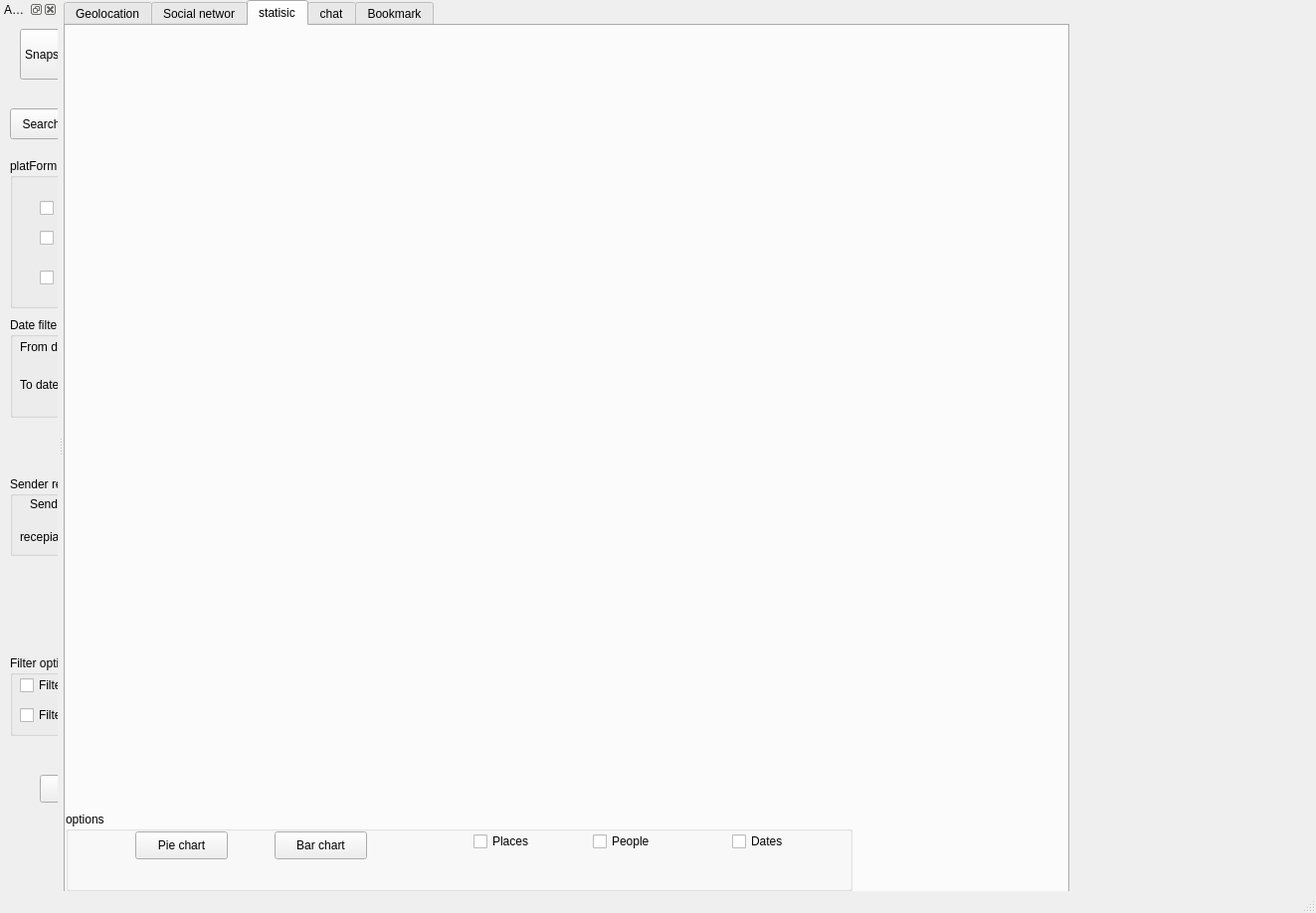
<?xml version="1.0" encoding="UTF-8"?>
<ui version="4.0">
 <class>MainWindow</class>
 <widget class="QMainWindow" name="MainWindow">
  <property name="geometry">
   <rect>
    <x>0</x>
    <y>0</y>
    <width>1323</width>
    <height>918</height>
   </rect>
  </property>
  <property name="windowTitle">
   <string>MainWindow</string>
  </property>
  <widget class="QWidget" name="centralwidget">
   <widget class="QTabWidget" name="tabWidgetBookMark">
    <property name="geometry">
     <rect>
      <x>0</x>
      <y>0</y>
      <width>1011</width>
      <height>931</height>
     </rect>
    </property>
    <property name="currentIndex">
     <number>2</number>
    </property>
    <widget class="QWidget" name="geoloctab">
     <attribute name="title">
      <string>Geolocation</string>
     </attribute>
    </widget>
    <widget class="QWidget" name="SocialNetworktab">
     <attribute name="title">
      <string>Social networ</string>
     </attribute>
     <widget class="QLabel" name="lbl_Visualization">
      <property name="geometry">
       <rect>
        <x>14</x>
        <y>20</y>
        <width>971</width>
        <height>711</height>
       </rect>
      </property>
      <property name="text">
       <string/>
      </property>
      <property name="pixmap">
       <pixmap>filename4.png</pixmap>
      </property>
      <property name="scaledContents">
       <bool>true</bool>
      </property>
     </widget>
     <widget class="QGroupBox" name="groupBox_7">
      <property name="geometry">
       <rect>
        <x>30</x>
        <y>780</y>
        <width>751</width>
        <height>80</height>
       </rect>
      </property>
      <property name="title">
       <string>Virtualization  Social Network</string>
      </property>
      <widget class="QPushButton" name="btn_Circular_Layout">
       <property name="geometry">
        <rect>
         <x>30</x>
         <y>30</y>
         <width>93</width>
         <height>28</height>
        </rect>
       </property>
       <property name="text">
        <string>Circular layout</string>
       </property>
      </widget>
      <widget class="QPushButton" name="btn_Planer_Layout">
       <property name="geometry">
        <rect>
         <x>130</x>
         <y>30</y>
         <width>93</width>
         <height>28</height>
        </rect>
       </property>
       <property name="text">
        <string>Planer layout</string>
       </property>
      </widget>
      <widget class="QPushButton" name="btn_Random_Layout">
       <property name="geometry">
        <rect>
         <x>230</x>
         <y>30</y>
         <width>93</width>
         <height>28</height>
        </rect>
       </property>
       <property name="text">
        <string>Random layout</string>
       </property>
      </widget>
      <widget class="QPushButton" name="btn_Special_Layout">
       <property name="geometry">
        <rect>
         <x>340</x>
         <y>30</y>
         <width>93</width>
         <height>28</height>
        </rect>
       </property>
       <property name="text">
        <string>Spectral layout</string>
       </property>
      </widget>
     </widget>
    </widget>
    <widget class="QWidget" name="statisictap">
     <attribute name="title">
      <string>statisic</string>
     </attribute>
     <widget class="QGroupBox" name="groupBox_4">
      <property name="geometry">
       <rect>
        <x>0</x>
        <y>790</y>
        <width>791</width>
        <height>80</height>
       </rect>
      </property>
      <property name="title">
       <string>options</string>
      </property>
      <widget class="QPushButton" name="btnPieChart">
       <property name="geometry">
        <rect>
         <x>70</x>
         <y>20</y>
         <width>93</width>
         <height>28</height>
        </rect>
       </property>
       <property name="text">
        <string>Pie chart</string>
       </property>
      </widget>
      <widget class="QPushButton" name="btnBarChart">
       <property name="geometry">
        <rect>
         <x>210</x>
         <y>20</y>
         <width>93</width>
         <height>28</height>
        </rect>
       </property>
       <property name="text">
        <string>Bar chart</string>
       </property>
      </widget>
      <widget class="QCheckBox" name="checkBox_places">
       <property name="geometry">
        <rect>
         <x>410</x>
         <y>20</y>
         <width>81</width>
         <height>20</height>
        </rect>
       </property>
       <property name="text">
        <string>Places</string>
       </property>
      </widget>
      <widget class="QCheckBox" name="checkBox_5">
       <property name="geometry">
        <rect>
         <x>530</x>
         <y>20</y>
         <width>81</width>
         <height>20</height>
        </rect>
       </property>
       <property name="text">
        <string>People</string>
       </property>
      </widget>
      <widget class="QCheckBox" name="checkBox_6">
       <property name="geometry">
        <rect>
         <x>670</x>
         <y>20</y>
         <width>81</width>
         <height>20</height>
        </rect>
       </property>
       <property name="text">
        <string>Dates</string>
       </property>
      </widget>
     </widget>
     <widget class="QLabel" name="lbl_statistic">
      <property name="geometry">
       <rect>
        <x>20</x>
        <y>20</y>
        <width>761</width>
        <height>751</height>
       </rect>
      </property>
      <property name="text">
       <string/>
      </property>
      <property name="pixmap">
       <pixmap>barchart.png</pixmap>
      </property>
      <property name="scaledContents">
       <bool>true</bool>
      </property>
     </widget>
    </widget>
    <widget class="QWidget" name="tab_tap">
     <attribute name="title">
      <string>chat</string>
     </attribute>
     <widget class="QLabel" name="label_5">
      <property name="geometry">
       <rect>
        <x>-20</x>
        <y>-10</y>
        <width>951</width>
        <height>841</height>
       </rect>
      </property>
      <property name="text">
       <string>TextLabel</string>
      </property>
     </widget>
     <widget class="QPlainTextEdit" name="plainTextEdit">
      <property name="geometry">
       <rect>
        <x>0</x>
        <y>10</y>
        <width>961</width>
        <height>851</height>
       </rect>
      </property>
     </widget>
    </widget>
    <widget class="QWidget" name="tab">
     <attribute name="title">
      <string>Bookmark</string>
     </attribute>
    </widget>
   </widget>
  </widget>
  <widget class="QStatusBar" name="statusbar"/>
  <widget class="QDockWidget" name="dockWidget_analysis">
   <property name="styleSheet">
    <string notr="true">q rgb(250, 235, 255)</string>
   </property>
   <property name="windowTitle">
    <string>Analysis bar</string>
   </property>
   <attribute name="dockWidgetArea">
    <number>1</number>
   </attribute>
   <widget class="QWidget" name="dockWidgetContents_2">
    <widget class="QGroupBox" name="groupBox_2">
     <property name="geometry">
      <rect>
       <x>10</x>
       <y>140</y>
       <width>211</width>
       <height>151</height>
      </rect>
     </property>
     <property name="title">
      <string>platForm</string>
     </property>
     <widget class="QCheckBox" name="checkBox_Email">
      <property name="geometry">
       <rect>
        <x>30</x>
        <y>40</y>
        <width>81</width>
        <height>20</height>
       </rect>
      </property>
      <property name="text">
       <string>Email</string>
      </property>
     </widget>
     <widget class="QCheckBox" name="checkBox_WhatsApp">
      <property name="geometry">
       <rect>
        <x>30</x>
        <y>70</y>
        <width>81</width>
        <height>20</height>
       </rect>
      </property>
      <property name="text">
       <string>WahatApp</string>
      </property>
     </widget>
     <widget class="QCheckBox" name="checkBox_Viber">
      <property name="geometry">
       <rect>
        <x>30</x>
        <y>110</y>
        <width>81</width>
        <height>20</height>
       </rect>
      </property>
      <property name="text">
       <string>Viber</string>
      </property>
     </widget>
    </widget>
    <widget class="QLineEdit" name="lineEdit_serchKeyWord_ForChat">
     <property name="geometry">
      <rect>
       <x>120</x>
       <y>90</y>
       <width>161</width>
       <height>31</height>
      </rect>
     </property>
    </widget>
    <widget class="QPushButton" name="btnKeyWordChat_2">
     <property name="geometry">
      <rect>
       <x>10</x>
       <y>90</y>
       <width>111</width>
       <height>31</height>
      </rect>
     </property>
     <property name="text">
      <string>Search keyword</string>
     </property>
    </widget>
    <widget class="QPushButton" name="btnSnapshot">
     <property name="geometry">
      <rect>
       <x>20</x>
       <y>10</y>
       <width>61</width>
       <height>51</height>
      </rect>
     </property>
     <property name="text">
      <string>Snapshot</string>
     </property>
    </widget>
    <widget class="QGroupBox" name="groupBox_3">
     <property name="geometry">
      <rect>
       <x>10</x>
       <y>640</y>
       <width>231</width>
       <height>81</height>
      </rect>
     </property>
     <property name="title">
      <string>Filter option</string>
     </property>
     <widget class="QCheckBox" name="checkBox_filterKeyWord">
      <property name="geometry">
       <rect>
        <x>10</x>
        <y>20</y>
        <width>201</width>
        <height>20</height>
       </rect>
      </property>
      <property name="text">
       <string>Filter by  keyword only</string>
      </property>
     </widget>
     <widget class="QCheckBox" name="checkBox_FiterTimeDate">
      <property name="geometry">
       <rect>
        <x>10</x>
        <y>50</y>
        <width>171</width>
        <height>20</height>
       </rect>
      </property>
      <property name="text">
       <string>Filter by Date and time only</string>
      </property>
     </widget>
    </widget>
    <widget class="QPushButton" name="btnVerify">
     <property name="geometry">
      <rect>
       <x>40</x>
       <y>760</y>
       <width>141</width>
       <height>28</height>
      </rect>
     </property>
     <property name="text">
      <string>verify</string>
     </property>
    </widget>
    <widget class="QGroupBox" name="groupBox_5">
     <property name="geometry">
      <rect>
       <x>10</x>
       <y>300</y>
       <width>271</width>
       <height>101</height>
      </rect>
     </property>
     <property name="title">
      <string>Date filtering</string>
     </property>
     <widget class="QLabel" name="label_2">
      <property name="geometry">
       <rect>
        <x>10</x>
        <y>60</y>
        <width>55</width>
        <height>16</height>
       </rect>
      </property>
      <property name="text">
       <string>To date</string>
      </property>
     </widget>
     <widget class="QLabel" name="label">
      <property name="geometry">
       <rect>
        <x>10</x>
        <y>20</y>
        <width>61</width>
        <height>20</height>
       </rect>
      </property>
      <property name="text">
       <string>From date</string>
      </property>
     </widget>
     <widget class="QDateEdit" name="dateEdit_dateFrom">
      <property name="geometry">
       <rect>
        <x>80</x>
        <y>20</y>
        <width>110</width>
        <height>22</height>
       </rect>
      </property>
     </widget>
     <widget class="QDateEdit" name="dateEdit_dateTo">
      <property name="geometry">
       <rect>
        <x>80</x>
        <y>60</y>
        <width>110</width>
        <height>22</height>
       </rect>
      </property>
     </widget>
    </widget>
    <widget class="QGroupBox" name="groupBox_6">
     <property name="geometry">
      <rect>
       <x>10</x>
       <y>460</y>
       <width>241</width>
       <height>80</height>
      </rect>
     </property>
     <property name="title">
      <string>Sender recepian</string>
     </property>
     <widget class="QLineEdit" name="lineEdit_Sender">
      <property name="geometry">
       <rect>
        <x>70</x>
        <y>20</y>
        <width>161</width>
        <height>22</height>
       </rect>
      </property>
     </widget>
     <widget class="QLabel" name="label_3">
      <property name="geometry">
       <rect>
        <x>20</x>
        <y>20</y>
        <width>55</width>
        <height>16</height>
       </rect>
      </property>
      <property name="text">
       <string>Sender</string>
      </property>
     </widget>
     <widget class="QLineEdit" name="lineEdit_Recepian">
      <property name="geometry">
       <rect>
        <x>70</x>
        <y>50</y>
        <width>161</width>
        <height>22</height>
       </rect>
      </property>
     </widget>
     <widget class="QLabel" name="label_4">
      <property name="geometry">
       <rect>
        <x>10</x>
        <y>50</y>
        <width>55</width>
        <height>21</height>
       </rect>
      </property>
      <property name="text">
       <string>recepian</string>
      </property>
     </widget>
    </widget>
   </widget>
  </widget>
 </widget>
 <resources/>
 <connections/>
</ui>
